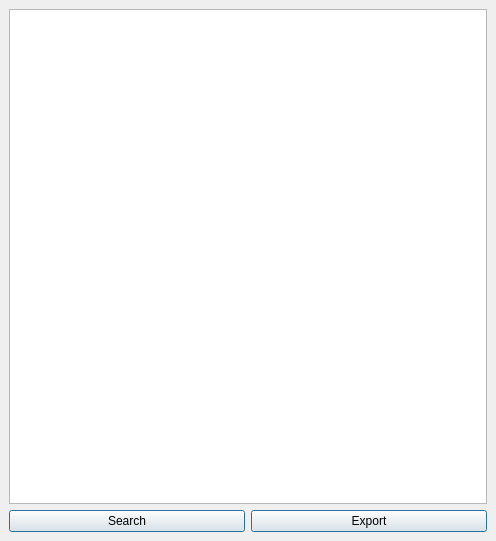
<?xml version="1.0" encoding="UTF-8"?>
<ui version="4.0">
 <class>DockWidget</class>
 <widget class="QDockWidget" name="DockWidget">
  <property name="geometry">
   <rect>
    <x>0</x>
    <y>0</y>
    <width>496</width>
    <height>541</height>
   </rect>
  </property>
  <property name="sizePolicy">
   <sizepolicy hsizetype="Expanding" vsizetype="Expanding">
    <horstretch>0</horstretch>
    <verstretch>0</verstretch>
   </sizepolicy>
  </property>
  <property name="windowTitle">
   <string>DGX Catalog</string>
  </property>
  <widget class="QWidget" name="dockWidgetContents">
   <property name="sizePolicy">
    <sizepolicy hsizetype="Expanding" vsizetype="Preferred">
     <horstretch>0</horstretch>
     <verstretch>0</verstretch>
    </sizepolicy>
   </property>
   <layout class="QGridLayout" name="gridLayout">
    <item row="1" column="0">
     <layout class="QVBoxLayout" name="verticalLayout">
      <property name="sizeConstraint">
       <enum>QLayout::SetNoConstraint</enum>
      </property>
      <item>
       <layout class="QHBoxLayout" name="button_layout">
        <item>
         <widget class="QPushButton" name="search_button">
          <property name="text">
           <string>Search</string>
          </property>
          <property name="default">
           <bool>true</bool>
          </property>
         </widget>
        </item>
        <item>
         <widget class="QPushButton" name="export_button">
          <property name="text">
           <string>Export</string>
          </property>
          <property name="default">
           <bool>true</bool>
          </property>
         </widget>
        </item>
       </layout>
      </item>
     </layout>
    </item>
    <item row="0" column="0">
     <widget class="QTableView" name="table_view"/>
    </item>
   </layout>
  </widget>
 </widget>
 <resources/>
 <connections/>
</ui>
